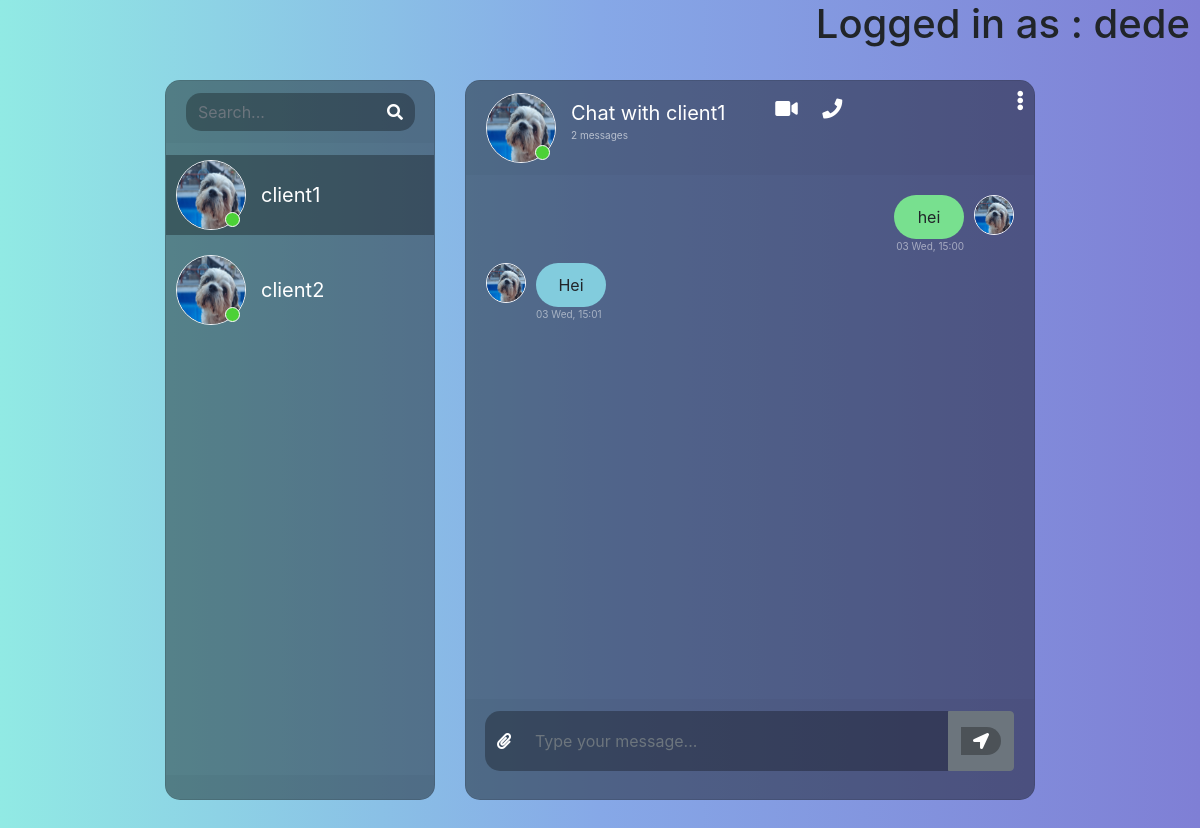
The page /chatv2 (signed in) on the database its author committed.
### core/models.py (models this page shows)
class User(AbstractUser):
    role = models.CharField(max_length=20, choices=[('admin', 'Admin'), ('client', 'Client')])

class Thread(models.Model):
    first_person = models.ForeignKey(User, on_delete=models.CASCADE, related_name='threads_as_first_person', null=True,
                                     blank=True)
    second_person = models.ForeignKey(User, on_delete=models.CASCADE, related_name='threads_as_second_person',
                                      null=True, blank=True)
    updated = models.DateTimeField(auto_now=True)
    timestamp = models.DateTimeField(auto_now_add=True)
    objects = ThreadManager()
    class Meta:
        unique_together = ['first_person', 'second_person']

class ChatMessage(models.Model):
    thread = models.ForeignKey(Thread, null=True, blank=True, on_delete=models.CASCADE,
                               related_name='chatmessage_thread')
    user = models.ForeignKey(User, on_delete=models.CASCADE)
    message = models.TextField()
    timestamp = models.DateTimeField(auto_now_add=True)

### core/views.py (the view)
# urls.py: path('chatv2', views.chatv2, name='chatv2'),
def chatv2(request):
    image_url = settings.STATIC_URL + 'images/rolly.jpg'
    if request.user.role == 'client':
        users_to_display = User.objects.filter(role='admin')
    else:
        users_to_display = User.objects.filter(role='client')
    threads = Thread.objects.by_user(user=request.user).prefetch_related('chatmessage_thread').order_by('timestamp')
    access_token = request.session.get('access_token')
    context = {
        'Threads': threads,
        'users_to_display': users_to_display,
        'image_url': image_url,
        'access_token': access_token,
    }
    return render(request, "chat/messages.html", context)

### core/models.py (called while the page is built)
    def by_user(self, **kwargs):
        user = kwargs.get('user')
        if not user:
            return self.none()
        lookup = Q(first_person=user) | Q(second_person=user)
        return self.get_queryset().filter(lookup).distinct()

### core/templates/chat/messages.html (shortened to what this page needs)
{% load static %}
<html>
	<head>
		<link rel="stylesheet" href="https://stackpath.bootstrapcdn.com/bootstrap/4.1.3/css/bootstrap.min.css">
		<link rel="stylesheet" href="https://use.fontawesome.com/releases/v5.5.0/css/all.css">
		<link rel="stylesheet" type="text/css" href="https://cdnjs.cloudflare.com/ajax/libs/malihu-custom-scrollbar-plugin/3.1.5/jquery.mCustomScrollbar.min.css">
        <link rel="stylesheet" href="{% static 'css/messages.css' %}">
    </head>
	<body>
    {% if user.is_authenticated %}
        <h1 style="text-align: end; padding-right: 10px">Logged in as : {{ user.username }}</h1>
    {% endif %}
		<div class="container-fluid h-100">
			<div class="row justify-content-center h-100 ">
				<div class="col-md-4 col-xl-3 chat h-100 mt-4">
                    <div class="card mb-sm-3 mb-md-0 contacts_card">
					<div class="card-header">
						<div class="input-group">
							<input type="text" placeholder="Search..." name="" class="form-control search">
							<div class="input-group-prepend">
								<span class="input-group-text search_btn"><i class="fas fa-search"></i></span>
							</div>
						</div>
					</div>
					<div class="card-body contacts_body">
						<ui class="contacts">
                            {% for thread in Threads %}
                                <li class="{% if forloop.first %}active{% endif %} contact-li" chat-id="chat_{{ thread.id }}" style="cursor: pointer">
                                    <div class="d-flex bd-highlight">
                                        <div class="img_cont">
                                            <img src="{% static 'images/rolly.jpg' %}" class="rounded-circle user_img">
                                            <span class="online_icon"></span>
                                        </div>
                                        <div class="user_info">
                                            {% if thread.first_person == user %}
                                                <span>{{ thread.second_person.username }}</span>
                                            {% else %}
                                                <span>{{ thread.first_person.username }}</span>
                                            {% endif %}
                                        </div>
                                    </div>
                                </li>
                            {% endfor %}
						</ui>
					</div>
					<div class="card-footer"></div>
				</div></div>
				<div class="col-md-8 col-xl-6 chat h-100 mt-4">
					<div class="card">
                        {% for thread in Threads %}
                            <div class="messages-wrapper  {% if forloop.first %}hide is_active{% else %}hide{% endif %}" chat-id="chat_{{ thread.id }}" other-user-id="
                                        {% if thread.first_person == user %}
                                            {{ thread.second_person.id }}
                                        {% else %}
                                            {{ thread.first_person.id }}
                                        {% endif %}
                                    ">
                                <div class="card-header msg_head">
                                    <div class="d-flex bd-highlight">
                                        <div class="img_cont">
                                            <img src="{% static 'images/rolly.jpg' %}" class="rounded-circle user_img">
                                            <span class="online_icon"></span>
                                        </div>
                                        <div class="user_info">
                                            {% if thread.first_person == user %}
                                                    <span>Chat with {{ thread.second_person.username }}</span>
                                            {% else %}
                                                <span>Chat with {{ thread.first_person.username }}</span>
                                            {% endif %}
                                            <p>{{ thread.chatmessage_thread.all.count }} messages</p>
                                        </div>
                                        <div class="video_cam">
                                            <span><i class="fas fa-video"></i></span>
                                            <span><i class="fas fa-phone"></i></span>
                                        </div>
                                    </div>
                                    <span id="action_menu_btn"><i class="fas fa-ellipsis-v"></i></span>
                                </div>
                                <div class="card-body msg_card_body">
                                    {% for chat in thread.chatmessage_thread.all %}
                                        {% if chat.user == user %}
                                            <div class="d-flex mb-4 replied">
                                                <div class="msg_cotainer_send">
                                                    {{ chat.message }}
                                                    <span class="msg_time_send">{{ chat.timestamp|date:"d D" }}, {{ chat.timestamp|time:"H:i" }}</span>
                                                </div>
                                            <div class="img_cont_msg">
                                                <img src="{% static 'images/rolly.jpg' %}" class="rounded-circle user_img_msg" >
                                            </div>
                                        </div>
                                        {% else %}
                                            <div class="d-flex mb-4 received">
                                            <div class="img_cont_msg">
                                                <img src="{% static 'images/rolly.jpg' %}" class="rounded-circle user_img_msg">
                                            </div>
                                            <div class="msg_cotainer">
                                                {{ chat.message }}
                                                <span class="msg_time">{{ chat.timestamp|date:"d D" }}, {{ chat.timestamp|time:"H:i" }}</span>
                                            </div>
                                        </div>
                                        {% endif %}
                                    {% endfor %}
                                </div>
					        </div>
                        {% endfor %}
                        <div class="card-footer">
                                <form id="send-message-form">
                                    <div class="input-group">
                                        <div class="input-group-append">
                                            <span class="input-group-text attach_btn"><i class="fas fa-paperclip"></i></span>
                                        </div>
                                        <input type="text" name="" id="input-message" class="form-control type_msg" placeholder="Type your message...">
                                        <div class="input-group-append">
                                            <button class="btn btn-secondary" type="submit">
                                                <span class="input-group-text send_btn">
                                                    <i class="fas fa-location-arrow"></i>
                                                </span>
                                            </button>
                                        </div>
                                </div>
                                </form>
                            </div>
                    </div>
				</div>
			</div>
		</div>
	</body>
</html>

### static/css/messages.css (style rules this page uses)
body, html { height: 100%; margin: 0; background: #7f7fd5; background: -webkit-linear-gradient(to right, #91eae4, #86a8e7, #7f7fd5); background: linear-gradient(to right, #91eae4, #86a8e7, #7f7fd5); }
.chat { margin-top: auto; margin-bottom: auto; }
.card { height: 90%; border-radius: 15px !important; background-color: rgba(0, 0, 0, 0.4) !important; }
.contacts_body { padding: 0.75rem 0 !important; overflow-y: auto; white-space: nowrap; }
.msg_card_body { overflow-y: auto; max-height: 65%; padding-bottom: 20px; }
.card-header { border-radius: 15px 15px 0 0 !important; border-bottom: 0 !important; }
.card-footer { border-radius: 0 0 15px 15px !important; border-top: 0 !important; bottom: 0; position: absolute; width: 100%; }
.search { border-radius: 15px 0 0 15px !important; background-color: rgba(0, 0, 0, 0.3) !important; border: 0 !important; color: white !important; }
.type_msg { background-color: rgba(0, 0, 0, 0.3) !important; border: 0 !important; color: white !important; height: 60px !important; overflow-y: auto; }
.attach_btn { border-radius: 15px 0 0 15px !important; background-color: rgba(0, 0, 0, 0.3) !important; border: 0 !important; color: white !important; cursor: pointer; }
.send_btn { border-radius: 0 15px 15px 0 !important; background-color: rgba(0, 0, 0, 0.3) !important; border: 0 !important; color: white !important; cursor: pointer; }
.search_btn { border-radius: 0 15px 15px 0 !important; background-color: rgba(0, 0, 0, 0.3) !important; border: 0 !important; color: white !important; cursor: pointer; }
.contacts { list-style: none; padding: 0; }
.contacts li { width: 100% !important; padding: 5px 10px; margin-bottom: 15px !important; }
.active { background-color: rgba(0, 0, 0, 0.3); }
.user_img { height: 70px; width: 70px; border: 1.5px solid #f5f6fa; }
.user_img_msg { height: 40px; width: 40px; border: 1.5px solid #f5f6fa; }
.img_cont { position: relative; height: 70px; width: 70px; }
.img_cont_msg { height: 40px; width: 40px; }
.online_icon { position: absolute; height: 15px; width: 15px; background-color: #4cd137; border-radius: 50%; bottom: 0.2em; right: 0.4em; border: 1.5px solid white; }
.user_info { margin-top: auto; margin-bottom: auto; margin-left: 15px; }
.user_info span { font-size: 20px; color: white; }
.user_info p { font-size: 10px; color: rgba(255, 255, 255, 0.6); }
.video_cam { margin-left: 50px; margin-top: 5px; }
.video_cam span { color: white; font-size: 20px; cursor: pointer; margin-right: 20px; }
.msg_cotainer { margin-top: auto; margin-bottom: auto; margin-left: 10px; border-radius: 25px; background-color: #82ccdd; padding: 10px; position: relative; min-width: 70px; text-align: center; }
.msg_cotainer_send { min-width: 70px; text-align: center; margin-top: auto; margin-bottom: auto; margin-right: 10px; border-radius: 25px; background-color: #78e08f; padding: 10px; position: relative; }
.msg_time { position: absolute; left: 0; bottom: -15px; color: rgba(255, 255, 255, 0.5); font-size: 10px; }
.msg_time_send { position: absolute; right: 0; bottom: -15px; color: rgba(255, 255, 255, 0.5); font-size: 10px; }
.msg_head { position: relative; }
#action_menu_btn { position: absolute; right: 10px; top: 10px; color: white; cursor: pointer; font-size: 20px; }
.received { justify-content: flex-start; }
.replied { justify-content: flex-end; }
.is_active { display: block !important; }
.hide { display: none; }
.msg_card_body { -ms-overflow-style: none; scrollbar-width: none; }
.messages-wrapper { height: 100%; }

### rows shown on the page
User: username "dede"
Thread: first_person.username "client1", chatmessage_thread.all.count "2"
Thread: second_person.username "client2"
ChatMessage: message "hei", timestamp "03 Wed", timestamp "15:00"
ChatMessage: message "Hei", timestamp "03 Wed", timestamp "15:01"
